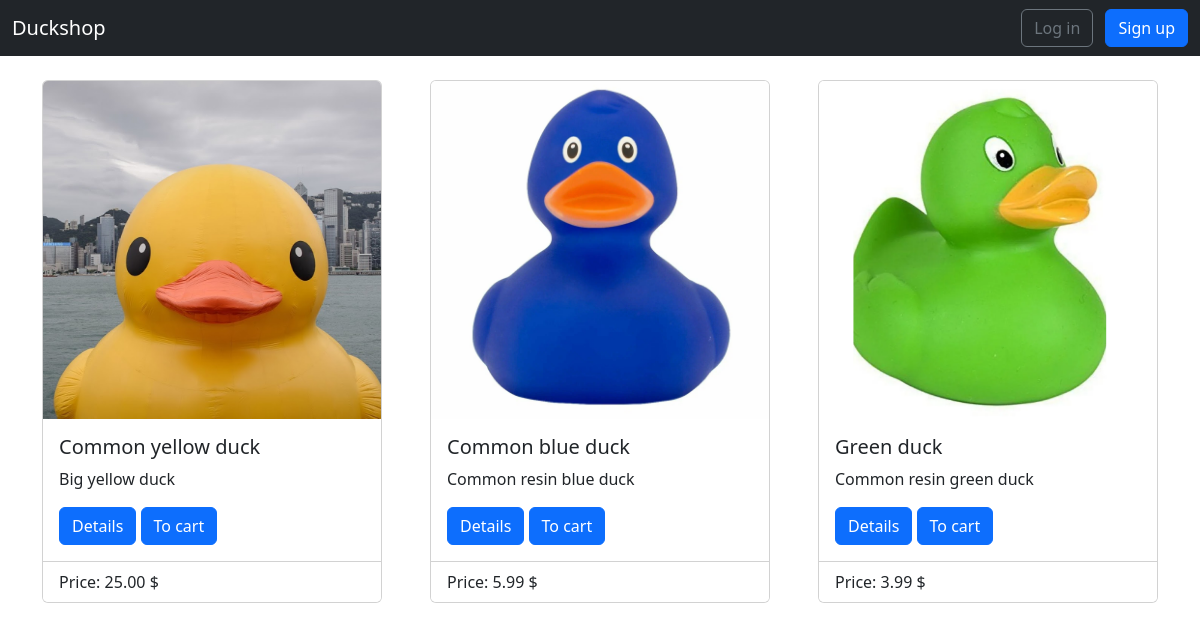
The page / on the database its author committed.
### pages/models.py (models this page shows, shortened)
class Product(models.Model):
    title = models.CharField(max_length=255)
    description = models.TextField()
    price = models.DecimalField(max_digits=8, decimal_places=2)
    image = models.ImageField(upload_to='images/')

### pages/views.py (the view)
# urls.py: path("", views.ProductListView.as_view(), name="home"),
class ProductListView(ListView):
    model = models.Product
    template_name = 'home.html'

### templates/home.html (shortened to what this page needs)
{% extends 'base.html' %}
{% block content %}
<div class="row g-5">
{% for product in object_list %}
<div class="col col-xs">
    <div class="card">
        <img src="{{ MEDIA_URL }}{{ product.image.url }}" class="card-img-top" style="width: 100%;">
        <div class="card-body">
            <h5 class="card-title">{{ product.title }}</h5>
            <p class="card-text">{{ product.description }}</p>
            <a class="btn btn-primary" href="{% url 'product_detail' product.pk %}">Details</a>
            <a class="btn btn-primary" href="{% url 'add_to_cart' product.pk %}">To cart</a>
        </div>
        <ul class="list-group list-group-flush">
            <li class="list-group-item">Price: {{ product.price }} $</li>
        </ul>
    </div>
</div>
{% endfor %}
</div>
{% endblock %}

### templates/base.html (shortened to what this page needs)
<!doctype html>
<html lang="en">
    <head>
    <link href="https://cdn.jsdelivr.net/npm/bootstrap@5.3.3/dist/css/bootstrap.min.css" rel="stylesheet">
    </head>
    <body>
        <nav class="navbar navbar-expand-md bg-dark mb-4" data-bs-theme="dark">
            <div class="container-fluid">
                <a class="navbar-brand" href="{% url 'home' %}">Duckshop</a>
                <div class="collapse navbar-collapse" id="navbarCollapse">
                {% if user.is_authenticated %}
                    <ul class="navbar-nav ms-auto">
                        {% if user.has_add_permission %}
                            <li class="nav-item me-3"><a href="{% url 'cart' %}" class="btn btn-primary">New product</a></li>
                        {% endif %}
                        <li class="nav-item me-3"><a href="{% url 'cart' %}" class="btn btn-success">Cart</a></li>
                        <li class="nav-item">
                            <a class="nav-link dropdown-toggle" href="#" id="userMenu" data-bs-toggle="dropdown" aria-expanded="false">
                                {{ user.username }}
                            </a>
                            <div class="dropdown-menu dropdown-menu-end" aria-labelledby="userMenu">
                                <a class="dropdown-item" href="{% url 'password_change' %}">Change password</a>
                                <div class="dropdown-divider"></div>
                                <form method="POST" action="{% url 'logout' %}">
                                    {% csrf_token %}
                                    <button class="dropdown-item" type="submit">Logout</button>
                                </form>
                            </div>
                        </li>
                    </ul>
                    {% else %}
                    <form class="form-inline ms-auto">
                        <a href="{% url 'login' %}" class="btn btn-outline-secondary">Log in</a>
                        <a href="{% url 'signup' %}" class="btn btn-primary ms-2">Sign up</a>
                    </form>
                    {% endif %}
                </div>
            </div>
        </nav>
        <div class="container">
        {% block content %}
        {% endblock %}
        </div>
    </body>
</html>

### rows shown on the page
Product: image (picture), title "Common yellow duck", description "Big yellow duck", price "25.00"
Product: image (picture), title "Common blue duck", description "Common resin blue duck", price "5.99"
Product: image (picture), title "Green duck", description "Common resin green duck", price "3.99"
